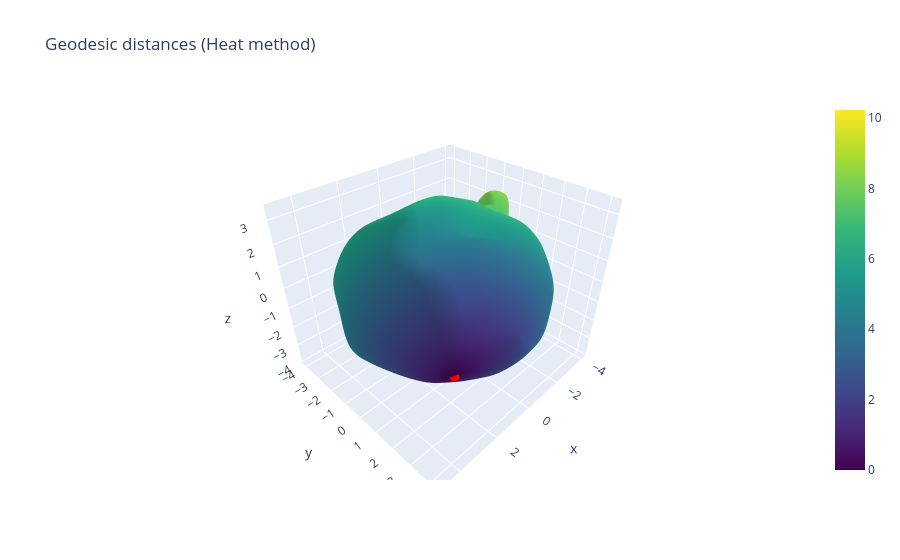

Here is the notebook cell this chart was saved with:
### Markdown cell above
As a sanity check, we can plot the distance to a single point for both methods. Given the size of the organoid, it should be evident that Dijkstra gives way too large values.

### Code cell
src_idx = 42  # single heat source

fig = go.Figure(data=[
    go.Mesh3d(
        x=m.v[:,0], y=m.v[:,1], z=m.v[:,2],
        i=m.f[:,0], j=m.f[:,1], k=m.f[:,2],
        intensity=dist_heat_all[src_idx, :],
        colorscale='Viridis',
        showscale=True,   # adds colorbar
        name="Surface"
    ),
    go.Scatter3d(
        x=[m.v[patch_centers[src_idx],0]], y=[m.v[patch_centers[src_idx],1]], z=[m.v[patch_centers[src_idx],2]],
        mode='markers',
        marker=dict(size=6, color='red', symbol='circle'),
        name="Source vertex"
    )
])

fig.update_layout(
    scene=dict(aspectmode='data'),
    title="Geodesic distances (Heat method)"
)

fig.show()

### Figure 1 — Plotly figure (JSON) as saved in the notebook; plotly's stock layout.template omitted (floating-point values rounded to 4 significant figures; data arrays with more than 128 entries replaced by an {"elided": "..."} marker saying what was removed)
{"data": [{"colorscale": [[0, "#440154"], [0.1111, "#482878"], [0.2222, "#3e4989"], [0.3333, "#31688e"], [0.4444, "#26828e"], [0.5556, "#1f9e89"], [0.6667, "#35b779"], [0.7778, "#6ece58"], [0.8889, "#b5de2b"], [1, "#fde725"]], "i": {"elided": "35996 int values"}, "intensity": {"elided": "18000 float values"}, "j": {"elided": "35996 int values"}, "k": {"elided": "35996 int values"}, "name": "Surface", "showscale": true, "type": "mesh3d", "x": {"elided": "18000 float values"}, "y": {"elided": "18000 float values"}, "z": {"elided": "18000 float values"}}, {"marker": {"color": "red", "size": 6, "symbol": "circle"}, "mode": "markers", "name": "Source vertex", "type": "scatter3d", "x": [3.035], "y": [3.146], "z": [-0.9682]}], "layout": {"scene": {"aspectmode": "data"}, "title": {"text": "Geodesic distances (Heat method)"}}}
